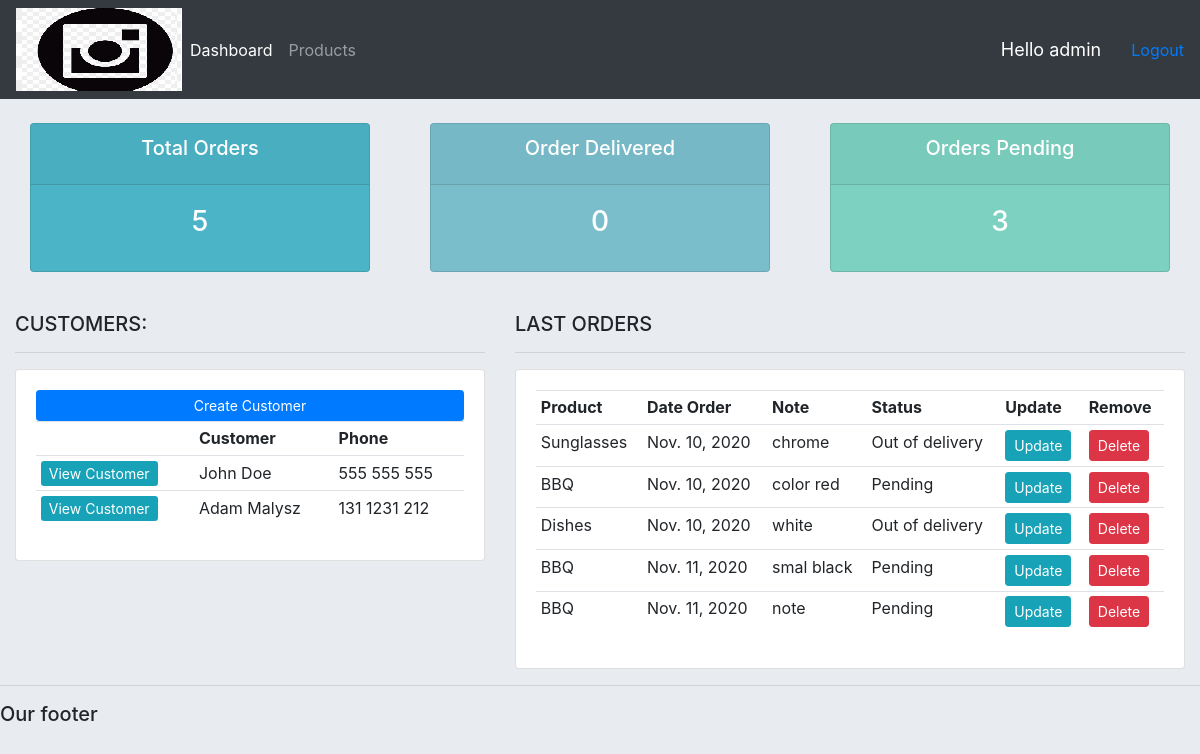
Before: / (signed in) with the older database file.
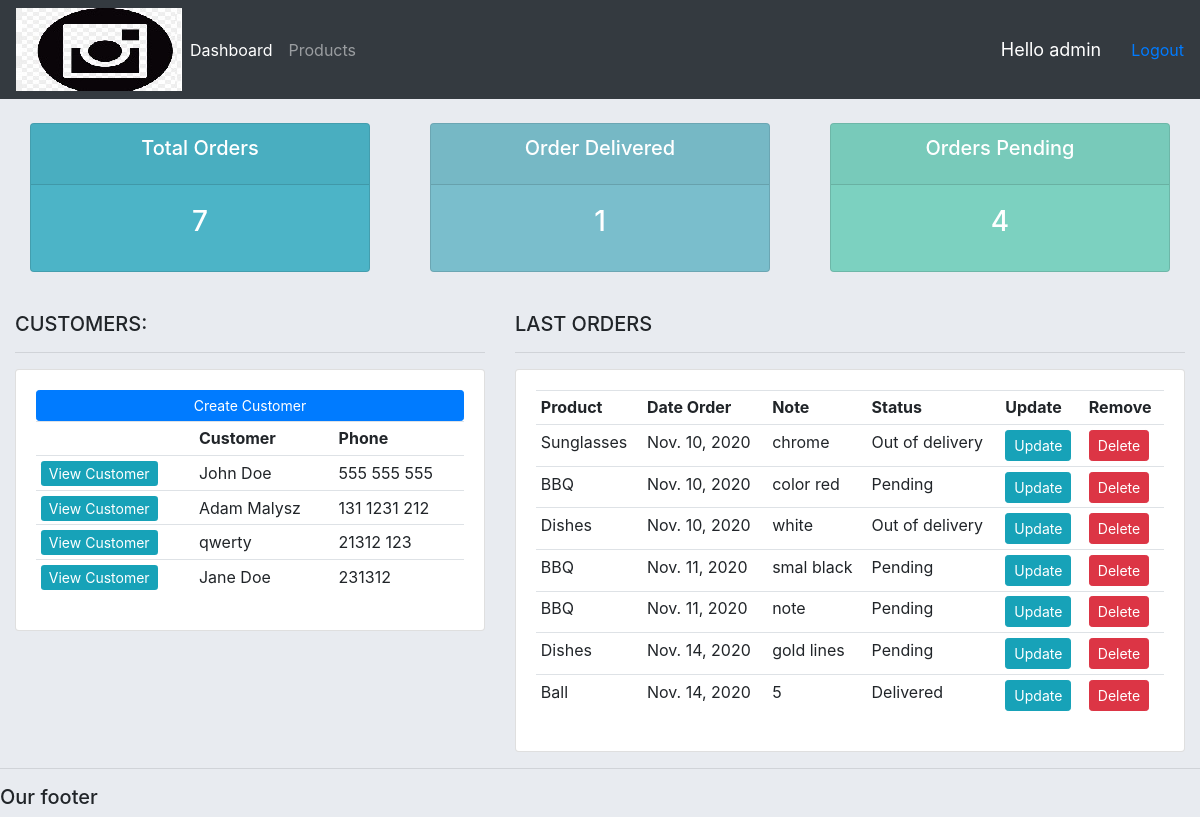
After: the same page with the newer database file.
### accounts/models.py (models this page shows, shortened)
class Customer(models.Model):
    user = models.OneToOneField(
        User, blank=True, null=True, on_delete=models.CASCADE)
    name = models.CharField(max_length=255, null=True)
    phone = models.CharField(max_length=255, null=True)
    email = models.CharField(max_length=255, null=True)
    profile_pic = models.ImageField(
        default='profile.png', null=True, blank=True)
    date_created = models.DateField(auto_now_add=True, null=True)

class Order(models.Model):
    STATUS = (
        ('Pending', 'Pending'),
        ('Out of delivery', 'Out of delivery'),
        ('Delivered', 'Delivered')
    )
    customer = models.ForeignKey(
        Customer, null=True, on_delete=models.SET_NULL)
    product = models.ForeignKey(Product, null=True, on_delete=models.SET_NULL)
    date_created = models.DateField(auto_now_add=True, null=True)
    status = models.CharField(
        max_length=255, null=True, choices=STATUS)
    note = models.CharField(max_length=1000, null=True)

class Product(models.Model):
    CATEGORY = (
        ('In Door', 'In Door'),
        ('Out Door', 'Out Door')
    )
    name = models.CharField(max_length=255, null=True)
    price = models.FloatField(null=True)
    category = models.CharField(max_length=255, null=True, choices=CATEGORY)
    description = models.TextField(max_length=500, null=True)
    date_created = models.DateField(auto_now_add=True, null=True)
    tags = models.ManyToManyField(Tag)
    def __str__(self):
        return self.name

### accounts/decorators.py (the view)
    def wrapper_function(request, *args, **kwargs):
        group = None
        if request.user.groups.exists():
            group = request.user.groups.all()[0].name
            print(group)
        if group == 'customer':
            return redirect('user_page')
        if group == 'admin':
            return view_func(request, *args, **kwargs)

### accounts/views.py (called while the page is built)
@login_required(login_url='login')
@admin_only
def home(request):
    orders = Order.objects.all()
    customers = Customer.objects.all()
    total_customers = customers.count()
    total_orders = orders.count()
    delivered = orders.filter(status='Delivered').count()
    pending = orders.filter(status='Pending').count()
    context = {
        'orders': orders,
        'customers': customers,
        'total_customers': total_customers,
        'total_orders': total_orders,
        'delivered': delivered,
        'pending': pending,
    }
    return render(request, 'accounts/dashboard.html', context)

### accounts/templates/accounts/dashboard.html
{% extends "accounts/main.html" %}
{% block content %}
{% include "accounts/status.html" %}
<br>
<div class="row">
    <div class="col-md-5">
        <h5>CUSTOMERS:</h5>
        <hr>
        <div class="card card-body">
            <a href="" class="btn btn-primary btn-sm btn-block">Create Customer</a>
            <table class="table table-sm">
                <tr>
                    <th></th>
                    <th>Customer</th>
                    <th>Phone</th>
                </tr>
                {% for customer in customers  %}
                <tr>
                    <td><a class="brn btn-sm btn-info" href=" {% url 'customer' customer.id %}"> View Customer</a></td>
                    <td>{{ customer.name }}</td>
                    <td> {{ customer.phone }}</td>
                </tr>
                {% endfor %}
            </table>
        </div>
    </div>
    <div class="col-md-7">
        <h5>LAST ORDERS</h5>
        <hr>
        <div class="card card-body">
            <table class="table table-sm">
                <tr>
                    <th>Product</th>
                    <th>Date Order</th>
                    <th>Note</th>
                    <th>Status</th>
                    <th>Update</th>
                    <th>Remove</th>
                </tr>
                {% for order in orders %}
                <tr>
                    <td>{{ order.product }}</td>
                    <td>{{ order.date_created }}</td>
                    <td>{{ order.note }}</td>
                    <td>{{ order.status }}</td>
                    <td><a class="btn btn-sm btn-info" href="{% url 'update_order' order.id %}">Update</a></td>
                    <td><a class="btn btn-sm btn-danger" href="{% url 'delete_order' order.id %}">Delete</a></td>
                </tr>
                {% endfor %}
            </table>
        </div>
    </div>
</div>
{% endblock content %}

Changed rows visible on the page:
added Customer: name "qwerty", phone "21312 123"
added Customer: name "Jane Doe", phone "231312"
added Order: product "Dishes", date_created "Nov. 14, 2020", note "gold lines", status "Pending"
added Order: product "Ball", date_created "Nov. 14, 2020", note "5", status "Delivered"
Other visible differences:
{{ total_orders }}: "5" → "7"
{{ delivered }}: "0" → "1"
{{ pending }}: "3" → "4"
